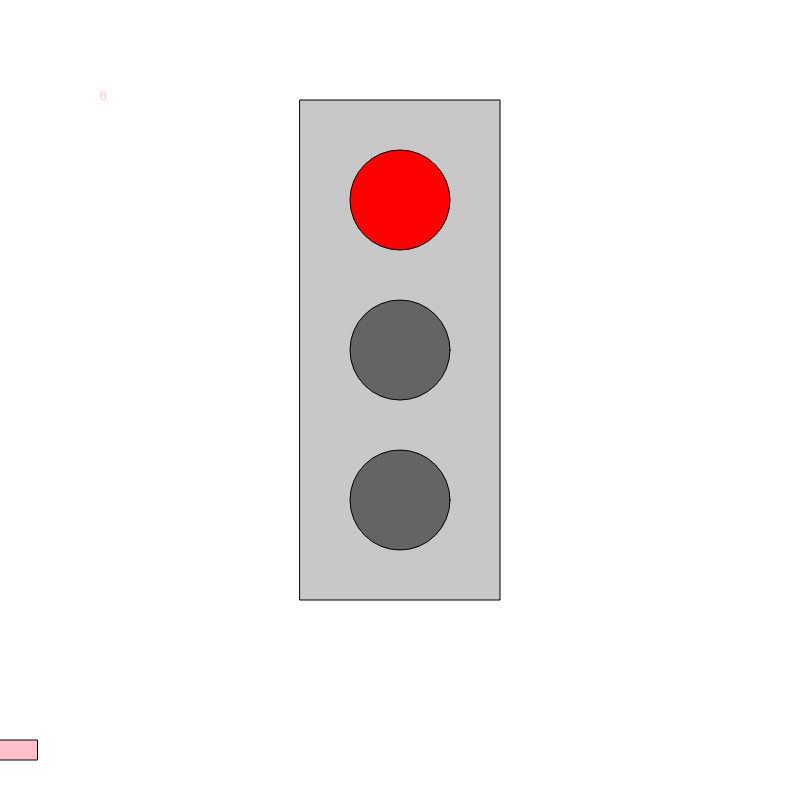
Frame 1 (no input)
Frame 60 (no input): identical to frame 1, image omitted
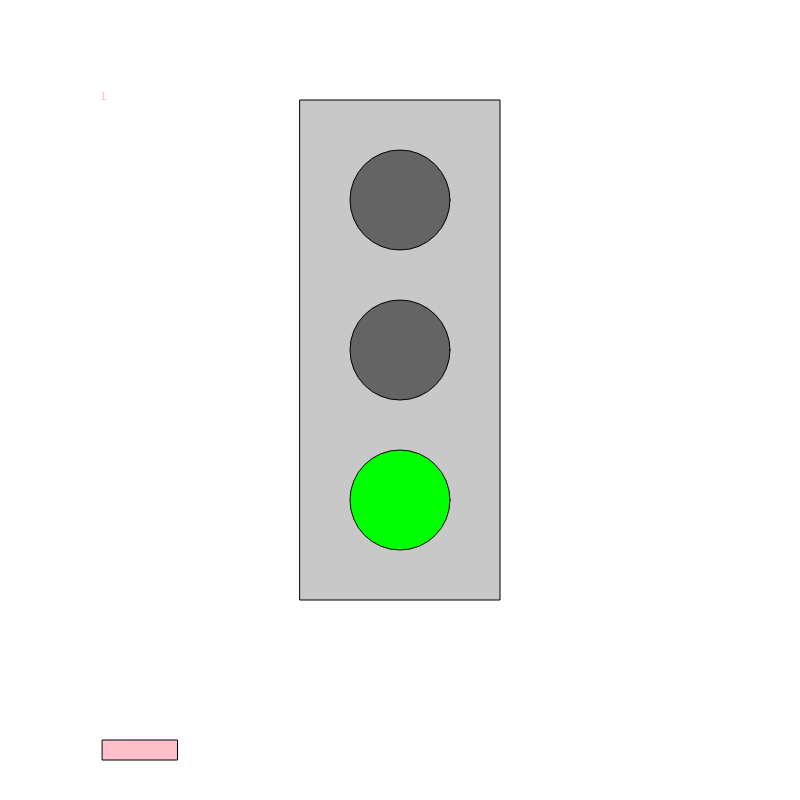
Frame 120 (the mouse pressed at the canvas centre since frame 60)

The p5.js sketch that drew these frames (run headless with seeded random() and noise() and a simulated clock; from frame 60 on, the mouse is pressed at the canvas centre):

// p5.js sketch
// ── sketch.js
let state = 0;
let timer = 0;
let carX = 0;
let carVelocity = 5;

function setup() {
  createCanvas(800, 800);
  rectMode(CENTER);
  ellipseMode(CENTER);
}

function draw() {

  background(255);
  fill(200);
  rect(width / 2, height / 2 - 50, 200, 500);
  fill("pink");
  rect(carX,750,75,20);

  if (carX > width+80){
    carX = -80;

  }
  switch (state) {

    case 0:
      text("0", 100, 100);
      fill("red");
      ellipse(width / 2, height / 2 - 200, 100);
      fill(100);
      ellipse(width / 2, height / 2 - 50, 100);
      fill(100);
      ellipse(width / 2, height / 2 + 100, 100);
      carX = 0;
      break;

    case 1:
      text("1", 100, 100);
      fill(100);
      ellipse(width / 2, height / 2 - 200, 100);
      fill(100);
      ellipse(width / 2, height / 2 - 50, 100);
      fill(0, 255, 0);
      ellipse(width / 2, height / 2 + 100, 100);
      carX = carX + carVelocity;
      break;

    case 2:
      text("2", 100, 100);
      fill(100);
      ellipse(width / 2, height / 2 - 200, 100);
      fill(255, 255, 0);
      ellipse(width / 2, height / 2 - 50, 100);
      fill(100);
      ellipse(width / 2, height / 2 + 100, 100);
      carX = carX + carVelocity*2;
      break;

  }
  timer++;
  if (timer > 90) {
    state ++;
    if (state > 2) state = 0;
    timer = 0;
  }
}
